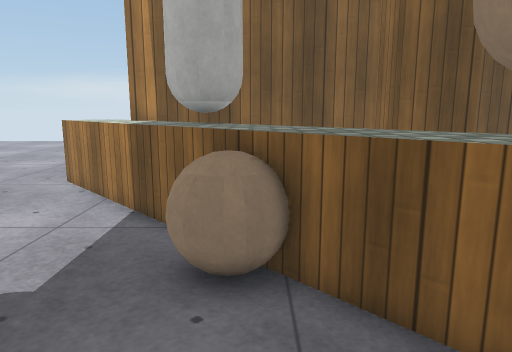
view 1 (above)

12 first-person views from a walk through a scene from a Unity 3-D project. The camera is 1.3 m above the floor, tilts 10° down and sees 70° across. The floor is counted in squares, 0.5 m on a side. Each view is taken from the middle of a square. On the plan, view 1 faces up. The plan holds only what a view shows up to about 20 squares ahead; the rest is blank. The place goes on beyond the plan. Surface patterns are stand-ins for the level's own textures.

view 2
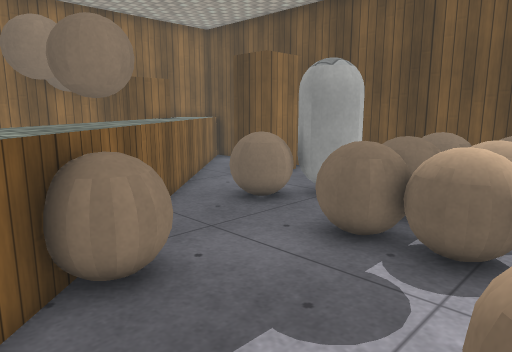

view 3
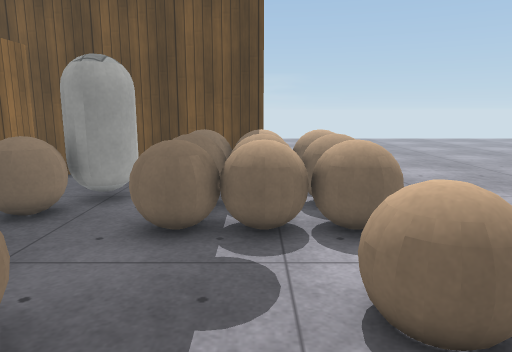

view 4
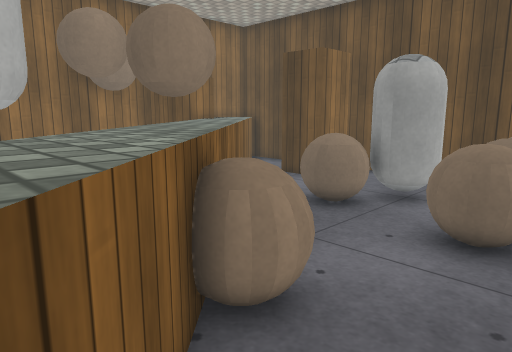

view 5
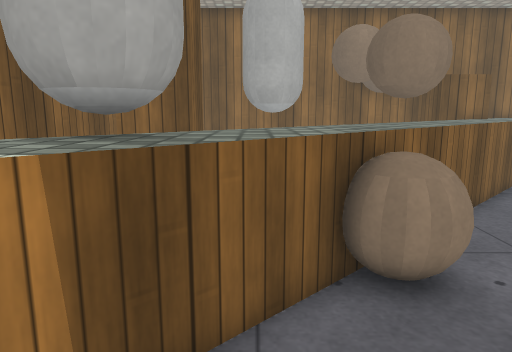

view 6
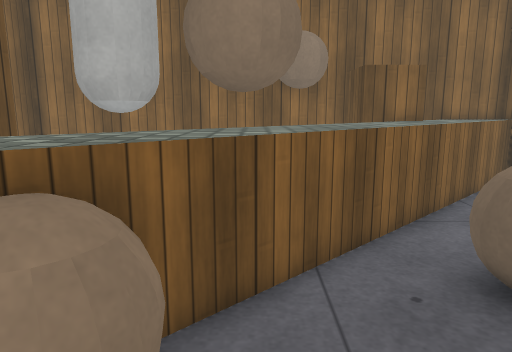

view 7
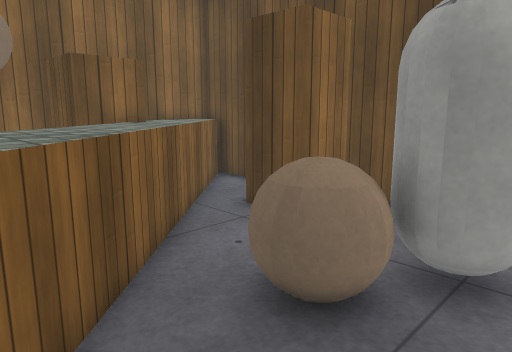

view 8
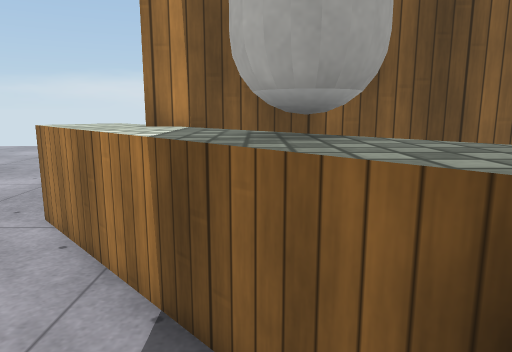

view 9
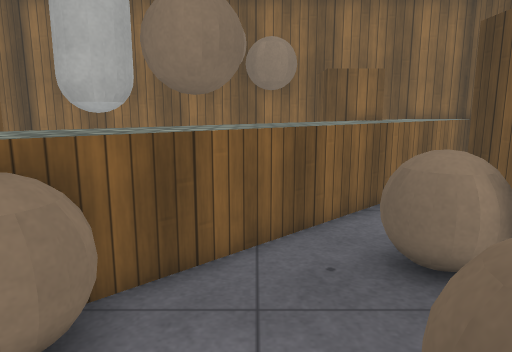

view 10
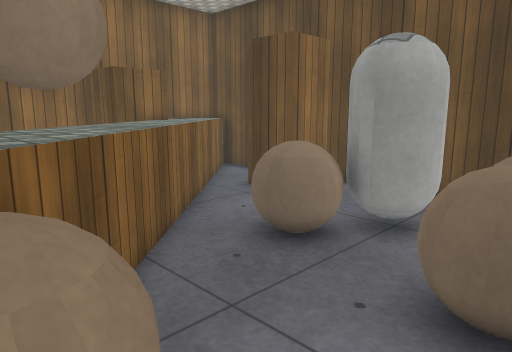

view 11
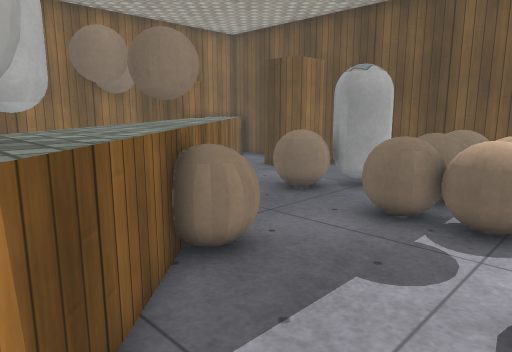

view 12
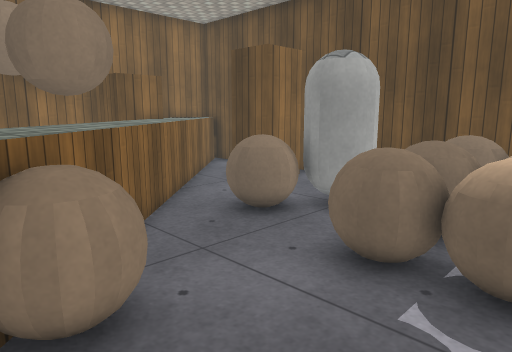

### Floor plan
Key: @ floor where view 1 was taken; # wall or solid block; . floor; = window, fence, low wall or low ledge; ^ raised ledge; O other object.
Columns run from 6 left of view 1 to 12 right of it. Each row starts with its distance up from view 1.
 14 ^^
 13 ^^#################
 12 ^^^^      #       #
 11 .^^^#     #       #
 10 ..^^OOO   ###     #
  9 ...^#O^           #
  8 ....^^^^    OO    #
  7  ....O^^^   OO    #
  6 O....OO^^^        #
  5 OO...OO^^#O       #
  4 O.......=O##
  3 .........#^^^     #
  2 OOOOO.....^^^.    #
  1 OOOOOO.OO..^^^    #
  0 O    .@OOO..^^^####
 -1 OOOOOOOOO ...^^^  #
 -2 OOOOOOOO  ....^^^ #
 -3 OOO O   .. ###.^^^#
 -4 OO  O   .. #  .^^^#
 -5          . #    ^^^
 -6   ##########   ###^

Where each view was taken, in squares from view 1:
view 1: 0 up, 0 right, facing up
view 2: 8 up, 6 left, facing down-right
view 3: 9 up, 4 left, facing down
view 4: 9 up, 4 left, facing down-right
view 5: 8 up, 6 left, facing right
view 6: 4 up, 3 left, facing right
view 7: 4 up, 1 left, facing down-right
view 8: 5 up, 2 left, facing up
view 9: 3 up, 4 left, facing right
view 10: 6 up, 3 left, facing down-right
view 11: 10 up, 6 left, facing down-right
view 12: 7 up, 5 left, facing down-right
